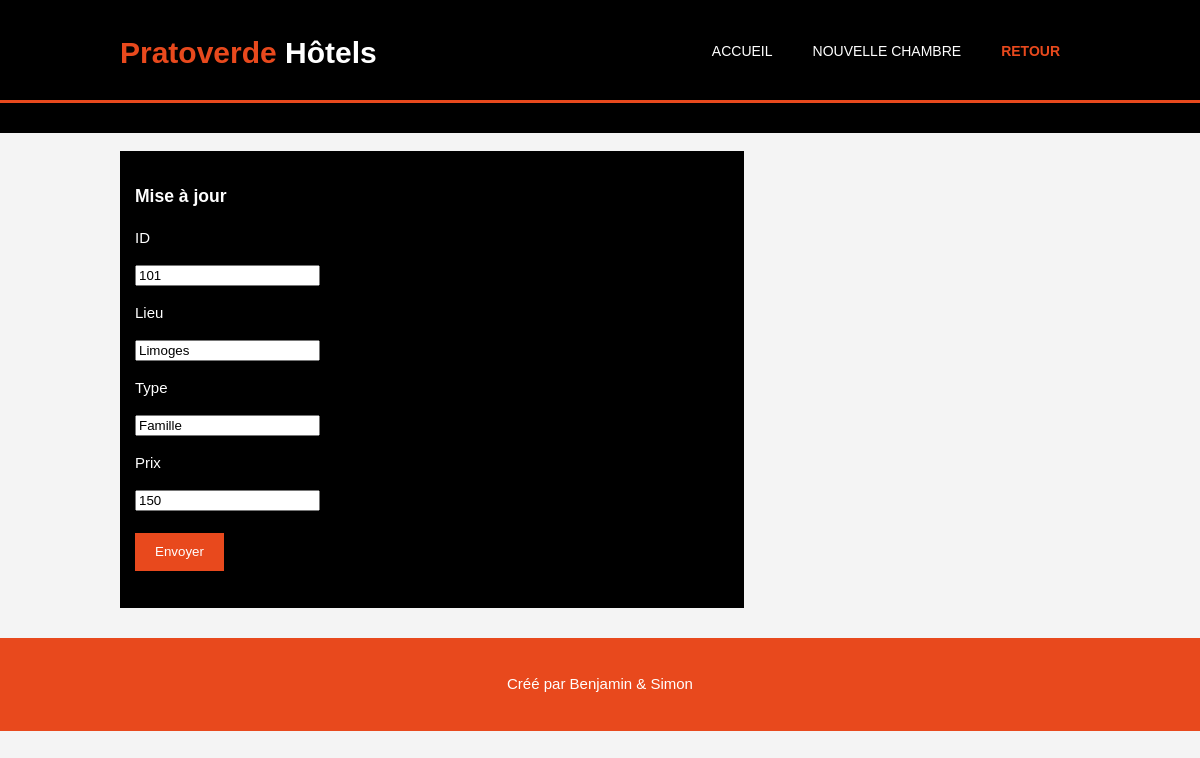
/edit.php?Serial_Number=1, run on the app's committed database.
### tables this page shows
CREATE TABLE IF NOT EXISTS `rooms` (
  `Serial_Number` int(2) NOT NULL AUTO_INCREMENT,
  `id` int(3) NOT NULL,
  `location` varchar(20) NOT NULL,
  `type` varchar(10) NOT NULL,
  `price` int(5) NOT NULL,
  PRIMARY KEY (`Serial_Number`)
);

### edit.php (the view, shortened to what this page needs)
<?php
	$conn = OpenCon();
$Serial_Number=$_REQUEST['Serial_Number'];
$query = "SELECT * from rooms where Serial_Number='".$Serial_Number."'";
$result = mysqli_query($conn, $query) or die ( mysqli_error());
$row = mysqli_fetch_assoc($result);
?>
<!DOCTYPE html>
<html>
<head>
    <link rel="stylesheet" href="./css/style.css">
</head>
<body>
    <header>
        <div class="container">
            <div id="branding">
                <h1><span class="highlight">Pratoverde</span> Hôtels</h1>
            </div>
            <nav>
                <ul>
                    <li><a href="index.php">Accueil</a></li>
                    <li><a href="insert.php">Nouvelle chambre</a></li>
                    <li class="current"><a href="vrooms.php">Retour</a> </li>
                </ul>
            </nav>
        </div>
    </header>
    <section id="newsletter">
    </section>
    <section id="main">
        <div class="container">
            <article id="main-col">
                <div class="dark">
                    <h3>Mise à jour</h3>
                    <form name="form" method="post" action="">
                        ID<p><input type="text" name="ID" placeholder="ID" required value="<?php echo $row['id'];?>" /></p>
                        Lieu<p><input type="text" name="Location" placeholder="Lieu" required value="<?php echo $row['location'];?>" /></p>
                        Type<p><input type="text" name="Type" placeholder="Type" required value="<?php echo $row['type'];?>" /></p>
                        Prix<p><input type="text" name="Price" placeholder="Prix" required value="<?php echo $row['price'];?>" /></p>
                        <button class="button_1" type="submit" value="submit" name="submit">Envoyer</button>
                        <br></br>
                    </form>
                </div>
    </section>
    <footer>
        <p>Créé par Benjamin & Simon</p>
    </footer>
</body>
</html>

### css/style.css (style rules this page uses)
body { font: 15px/1.5 Arial, Helvetica,sans-serif; padding:0; margin:0; background-color:#f4f4f4; }
.container { width:80%; margin:auto; overflow:hidden; }
ul { margin:0; padding:0; }
.button_1 { height:38px; background:#e8491d; border:0; padding-left: 20px; padding-right:20px; color:#ffffff; }
.dark { padding:15px; background:#000000; color:#ffffff; margin-top:10px; margin-bottom:10px; }
header { background:#000000; color:#ffffff; padding-top:30px; min-height:70px; border-bottom:#e8491d 3px solid; }
header a { color:#ffffff; text-decoration:none; text-transform: uppercase; font-size:16px; }
header li { float:left; display:inline; padding: 0 20px 0 20px; }
header #branding { float:left; }
header #branding h1 { margin:0; }
header nav { float:right; margin-top:10px; }
header .highlight, header .current a { color:#e8491d; font-weight:bold; }
body a { color:#ffffff; text-decoration:none; font-size:14px; }
#newsletter { padding:15px; color:#ffffff; background:#000000; }
article#main-col { float:left; width:65%; }
footer { padding:20px; margin-top:20px; color:#ffffff; background-color:#e8491d; text-align: center; }

### data on the page
rooms: ID "101", Location "Limoges", Type "Famille", Price "150"
